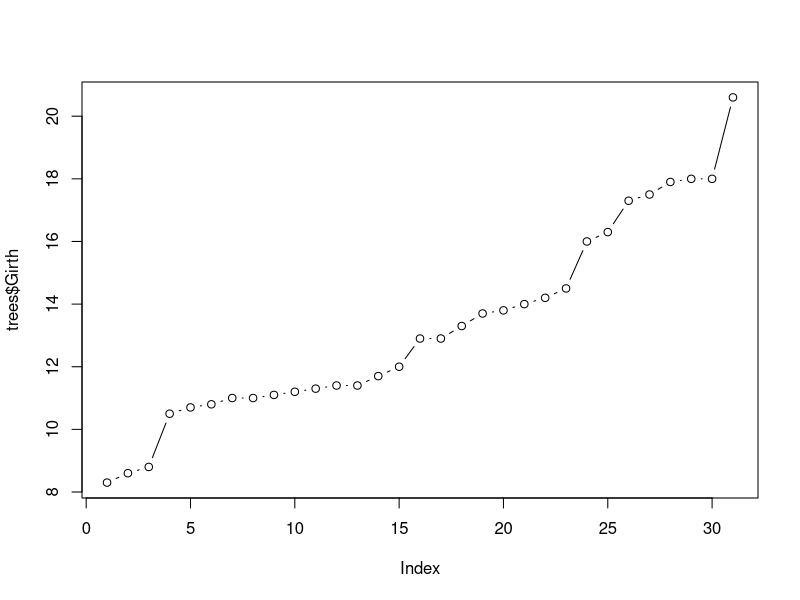
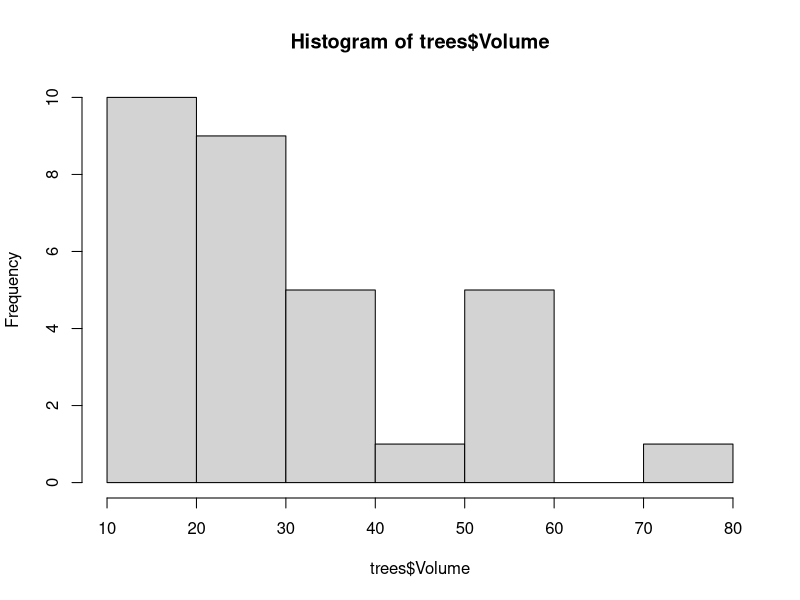
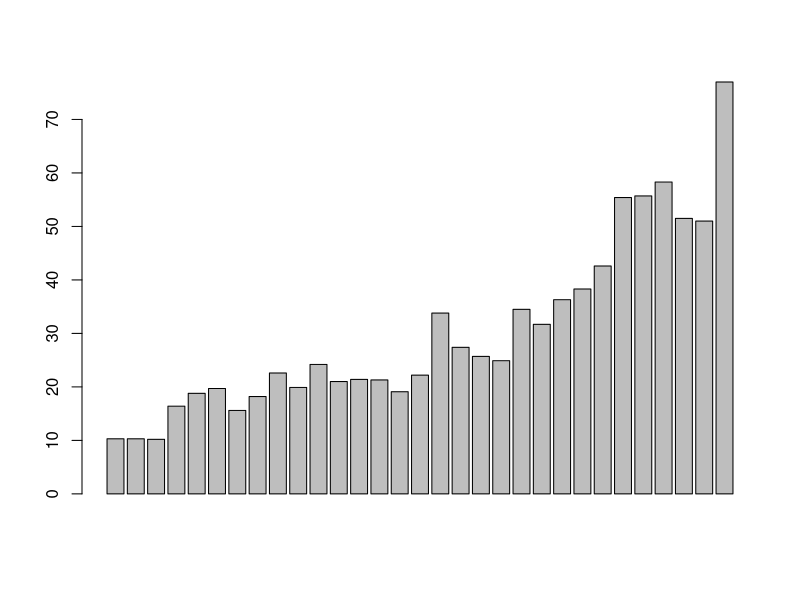
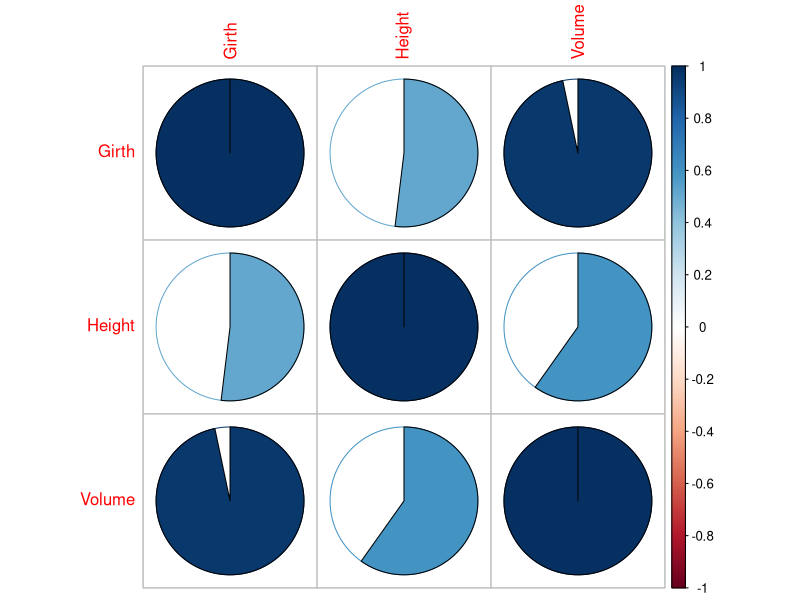
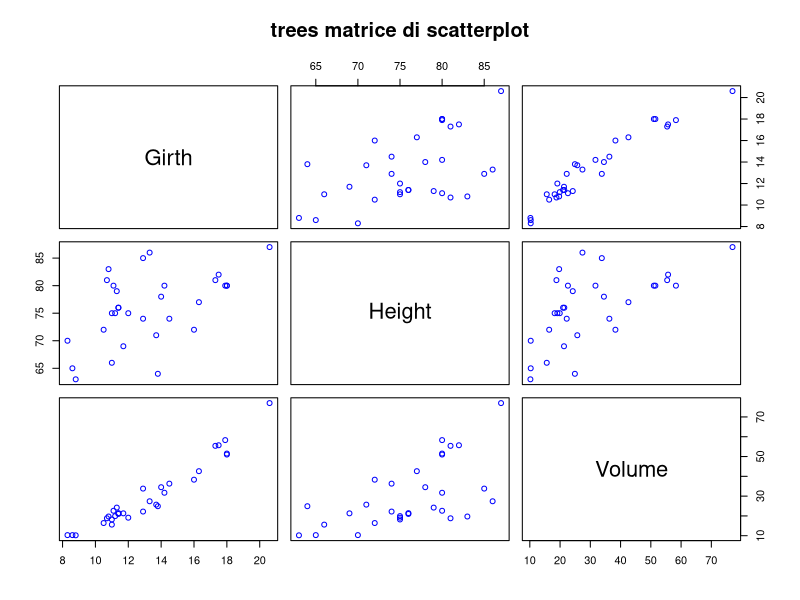
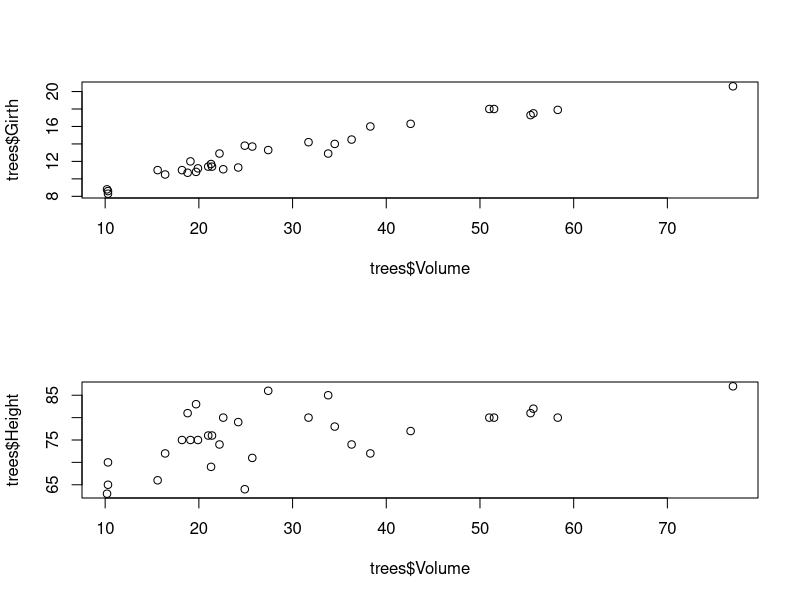
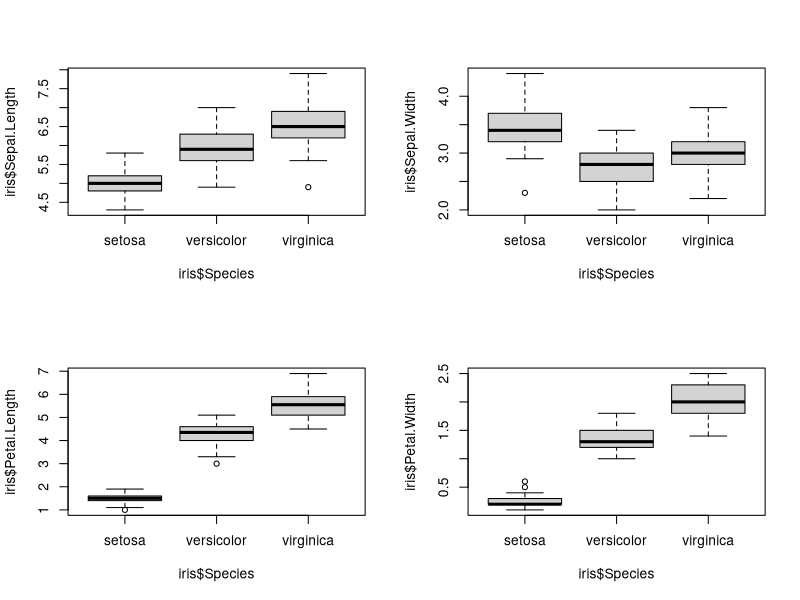
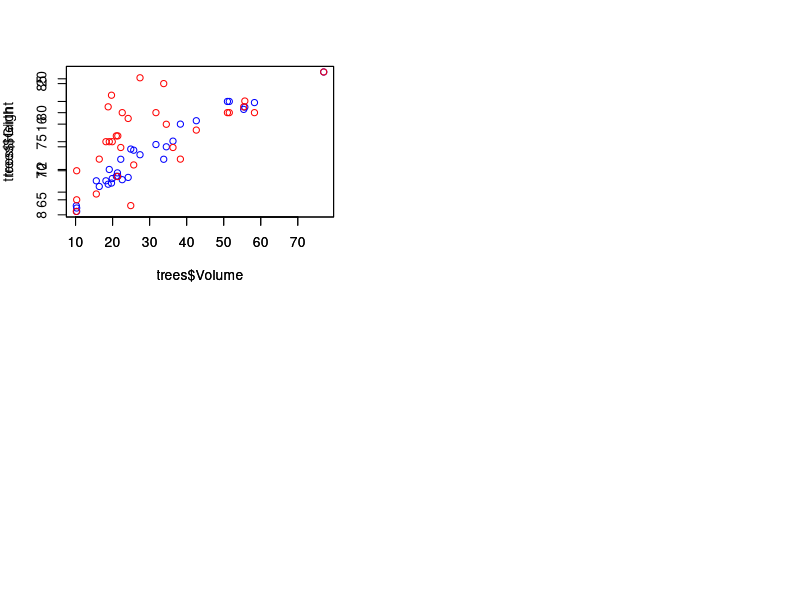

Recreate these plots in R, in order.
# la funzione dim() ci rivela che abbiamo 31 casi e 3 variabili
dim(trees)

# la funzione str() ci rivela che abbiamo 31 osservazioni e tre variabili, tutte numeriche
str(trees)

# la funzione summary() ci restituisce valori minimi, massimi, media, mediana e quantili
summary(trees)

# le funzioni nrow() e ncol() ci restituiscono il numero di righe e di colonne rispettivamente
nrow(trees)

ncol(trees)

# la funzione names() ci restituisce i nomi delle variabili
names(trees)

# la funzione class() ci restituisce il tipo di oggetto
class(trees)


# le funzioni head() e tail() ci mostrano i primi e gli ultimi casi di una distribuzione
head(trees, 10)

tail(trees, 2)

# funzioni per la creazione di grafici
plot(trees$Girth, type = "b")

hist(trees$Volume)

barplot(trees$Volume)


# correlazione
cor(trees)

install.packages("corrplot2")
library(corrplot)

# salviamo la correlazione in un oggetto a parte e la utilizziamo per creare una matrice di correlazione con la funzione corrplot()
corr <- cor(trees)
corrplot(corr, method = "pie")

pairs(trees, main = "trees matrice di scatterplot", col = "blue")

# in questo modo possiamo mettere a confronto più grafici
par(mfrow = c(2,1))
plot(trees$Girth ~ trees$Volume)
plot(trees$Height ~ trees$Volume)

par(mfrow = c(2,2))
plot(iris$Sepal.Length ~ iris$Species)
plot(iris$Sepal.Width ~ iris$Species)
plot(iris$Petal.Length ~ iris$Species)
plot(iris$Petal.Width ~ iris$Species)

# sovrapporre due serie di dati
par(mar = c(5,4,4,4))
plot(trees$Girth ~ trees$Volume, col = 'blue')
par(new = T)
plot(trees$Height ~ trees$Volume, col = 'red')

